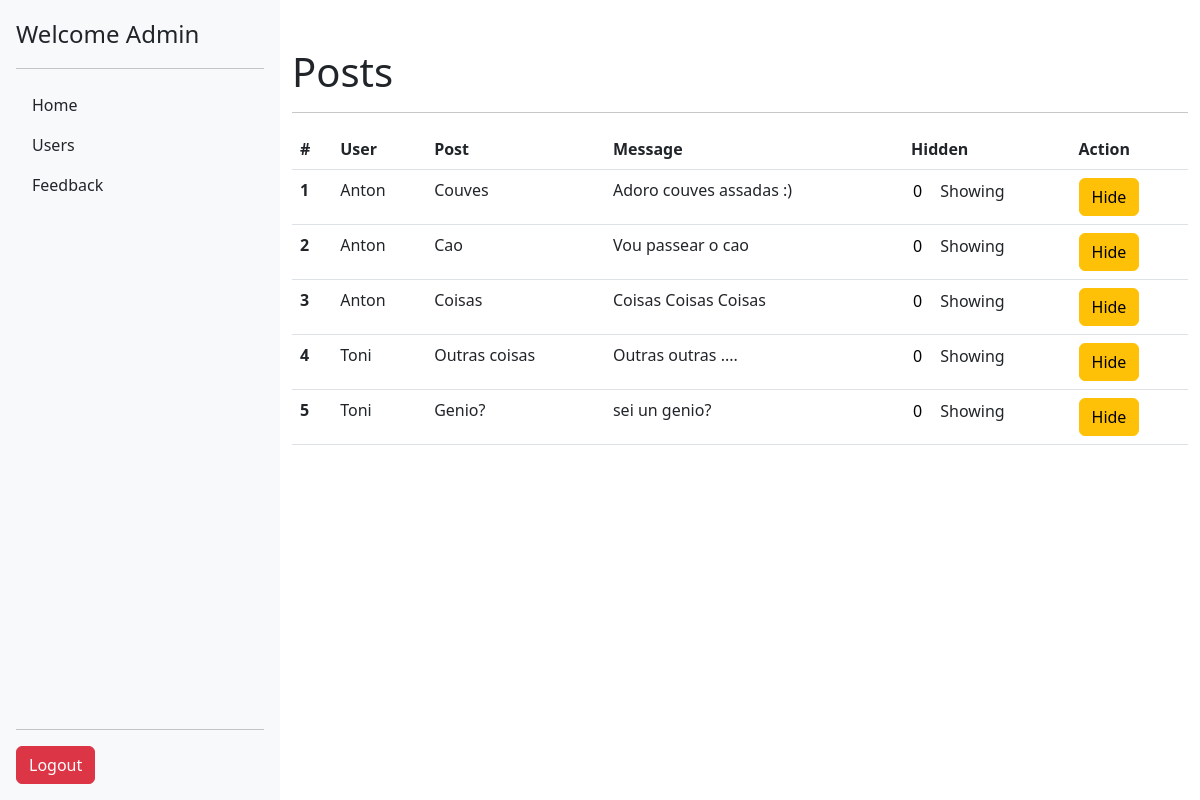
Page /interfaces/manager/posts.php (signed in) on the earlier database version.
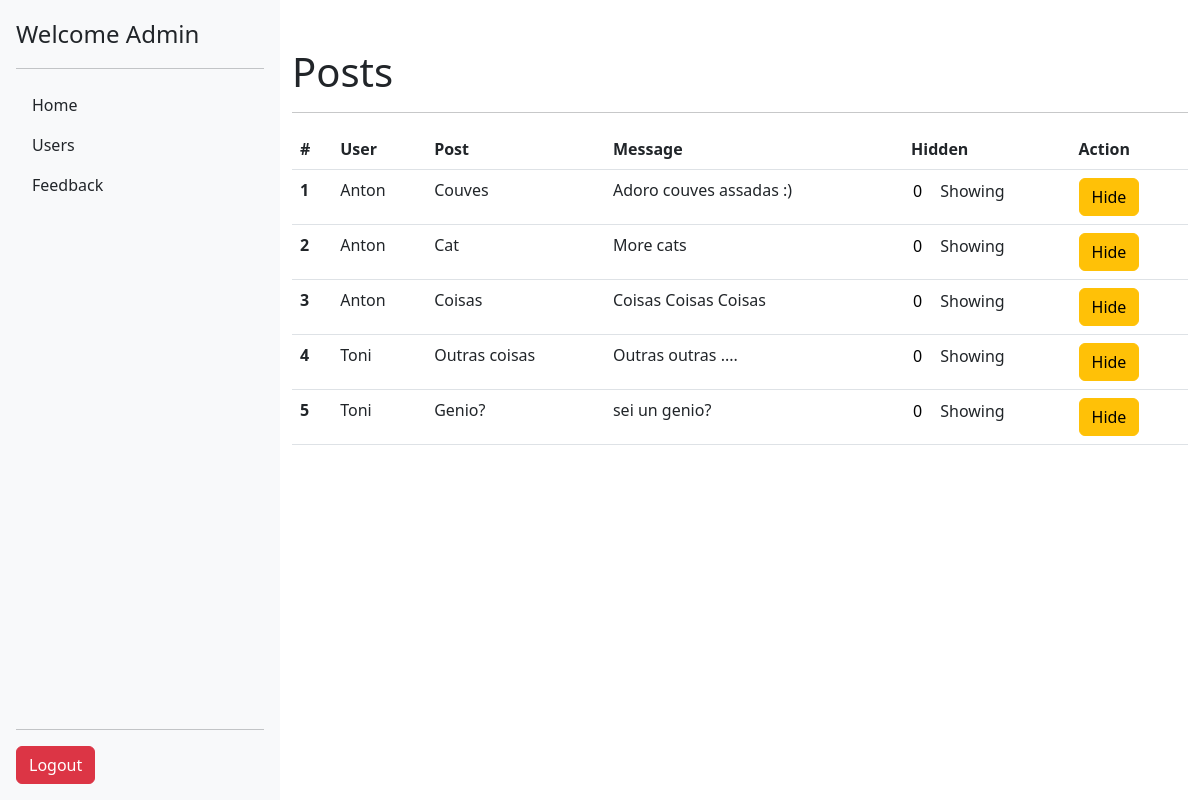
Same page on the later database version.
### tables this page shows
CREATE TABLE `posts` (
  `id_post` int NOT NULL AUTO_INCREMENT,
  `title` varchar(64) DEFAULT NULL,
  `description` varchar(255) DEFAULT NULL,
  `id_user` int DEFAULT NULL,
  `hide` int DEFAULT NULL,
  PRIMARY KEY (`id_post`),
  KEY `id_user` (`id_user`),
  CONSTRAINT `posts_ibfk_1` FOREIGN KEY (`id_user`) REFERENCES `users` (`id_user`)
);

CREATE TABLE `users` (
  `id_user` int NOT NULL AUTO_INCREMENT,
  `name` varchar(255) DEFAULT NULL,
  `name_user` varchar(30) DEFAULT NULL,
  `password` varchar(22) DEFAULT NULL,
  `role` varchar(14) DEFAULT NULL,
  `status` int NOT NULL,
  PRIMARY KEY (`id_user`)
);

### interfaces/manager/posts.php (the view, shortened to what this page needs)
<?php
include('../../data/conn.php');
include('../shared/head.php');
include('../shared/sidebar.php');
$sql = "SELECT posts.*, users.* from posts inner join users on posts.id_user = users.id_user;";
$res = mysqli_query($conn, $sql);
$posts = [];
if ($row = mysqli_num_rows($res) > 0) {
	while ($row = mysqli_fetch_assoc($res)) {
		array_push($posts, $row);
	}
}
?>
<div class="container mt-5">
	<h1>Posts</h1>
	<hr>
	<table class="table">
		<thead>
			<tr>
				<th scope="col">#</th>
				<th scope="col">User</th>
				<th scope="col">Post</th>
				<th scope="col">Message</th>
				<th scope="col">Hidden</th>
				<th scope="col">Action</th>
			</tr>
		</thead>
		<tbody>
			<?php foreach ($posts as $post) : ?>
				<form action="update.php" method="post">
					<tr>
						<th scope="row"><?php echo $post['id_post'] ?></th>
						<td><?php echo $post['name_user'] ?></td>
						<td><?php echo $post['title'] ?></td>
						<td><?php echo $post['description'] ?></td>
						<td>
							<input name="post_hide" class="no-border" readonly type="text" value="<?php echo $post['hide'] ?>">
							<?php if ($post['hide'] == '0') {
								echo 'Showing';
							} else {
								echo 'Hidding';
							} ?>
						</td>
						<td>
							<button name="btn_hide" type="submit" class="btn btn-warning">Hide</button>
						</td>
					</tr>
				</form>
			<?php endforeach; ?>
		</tbody>
	</table>
</div>
<?php
include('../shared/scripts.php');
?>

Differences in the rows shown:
changed posts id 2: title "Cao" → "Cat"; description "Vou passear o cao" → "More cats"
